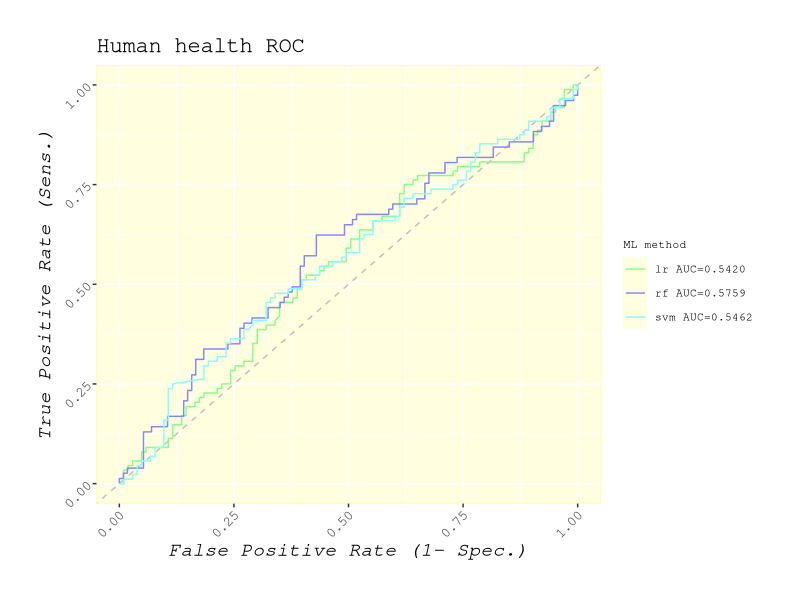
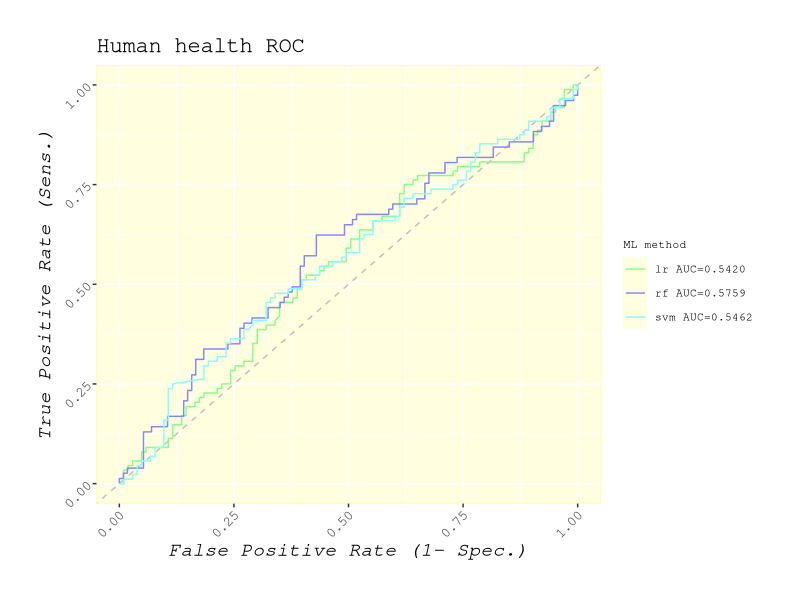

Source code (R) for these figures, in order:
library(ggplot2)
getwd()


rocrf<-read.csv("QSAR/table/data28HH_RF_ROC.csv",header = TRUE,check.names = FALSE)
rocsvm<-read.csv("QSAR/table/data32HH_SVM_ROC.csv",header = TRUE,check.names = FALSE)
roclr<-read.csv("QSAR/table/data36HH_LR_ROC.csv",header = TRUE,check.names = FALSE)
roc<-rbind(rocrf,rocsvm,roclr)
roc$type <- factor(rep(c("rf AUC=0.5759", 
                         "svm AUC=0.5462",
                         "lr AUC=0.5420"), 
                       times=c(dim(rocrf)[1], 
                               dim(rocsvm)[1],
                               dim(roclr)[1])))

HH<-c("#FFFF86","#FFFFE0")
legend_title="ML method"
ggplot(roc) +
  geom_abline(intercept = 0, slope = 1, linetype = "dashed", color = "grey") +  # 添加斜线
  geom_line(aes(x = `False Positive Rate`, y = `True Positive Rate`,
                color = type), linetype="solid") +
  scale_color_manual(values = c("rf AUC=0.5759" = "#8686FF","svm AUC=0.5462"="#86FFFF","lr AUC=0.5420"="#86FF86")) +
  labs(title = "Human health ROC", x = "False Positive Rate (1- Spec.)", y = "True Positive Rate (Sens.)") +
  guides(color = guide_legend(title = legend_title)) +
  theme(
    text = element_text(family = "mono", size=16),
    plot.title = element_text(size = 16),#title 大小
    axis.title.x = element_text(face = "italic", size = 14),#x轴标题
    axis.title.y = element_text(face = "italic", size = 14),
    axis.text.x = element_text(angle = 45, hjust = 1,size = 10),#横坐标
    axis.text.y = element_text(angle = 45, hjust = 1,size = 10),
    legend.text = element_text(size = 8),#legend字体大小
    legend.title = element_text(size = 8), #设置legend标签字体大小
    legend.position = "right",
    panel.border = element_rect(color = HH[1], fill = NA),#保留边框
    panel.background = element_rect(fill = HH[2]),
    plot.margin = margin(1, 1, 1, 1, "cm"),#图像离上下左右边框的距离
  )
ggsave("QSAR/pic/HH_ROC.png",width=10, height=7,dpi=300)
